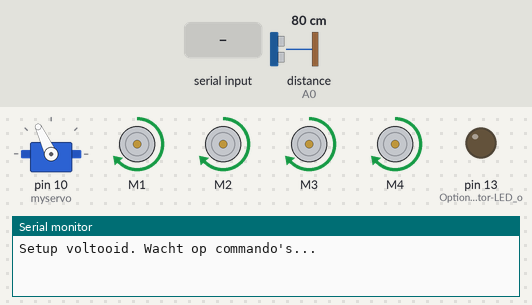
Simulated run of this sketch. Board: Arduino Uno, built with avr-gcc and run on an emulated ATmega328P. On the bench: servo, 4 × DC motor (green arrow = forward, orange = backward, longer = faster), output pins drawn as LEDs (lit = HIGH), the last lines printed to the serial monitor. Inputs (shaded band) come from the test bench; at power-on: distance to the obstacle (sensor on A0) 80 cm. The echo pulse lasts 58.3 µs per cm.

Above: at 3.4 s.
3.5 s: distance to the obstacle (sensor on A0) set to 34 cm
5.0 s: distance to the obstacle (sensor on A0) set to 27 cm
At 6.7 s:
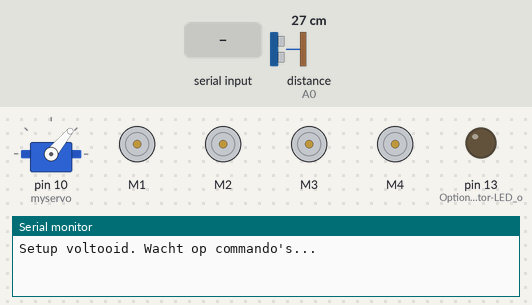
8.0 s: distance to the obstacle (sensor on A0) set to 35 cm
At 8.9 s:
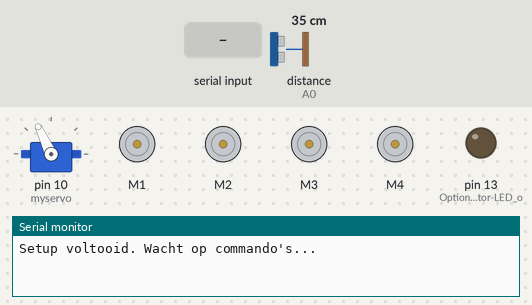
11.0 s: "A" received over Serial
At 12.0 s:
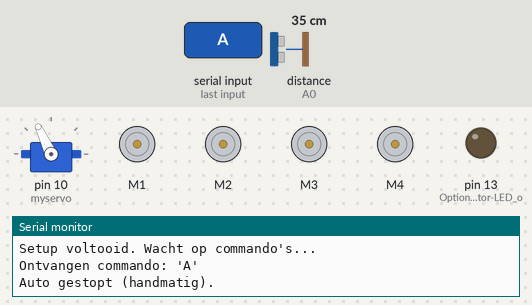
Timing chart, 0 to 14.0 s (numbered marks = the images above; inputs shaded):
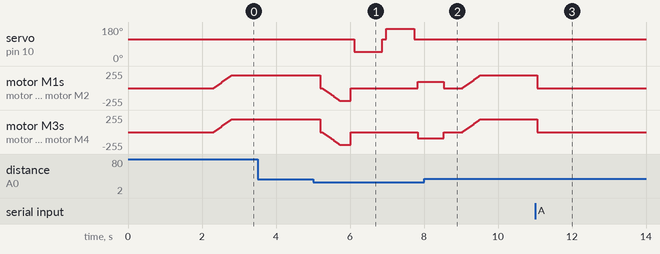

The sketch:

moter-obstakels-smartcar.ino
```cpp
#include <AFMotor.h>
#include <NewPing.h>
#include <Servo.h>

// Definities en instellingen
#define TRIG_PIN A1
#define ECHO_PIN A0
#define MAX_DISTANCE 200
#define MAX_SPEED 190
#define SAFE_DISTANCE 30

NewPing sonar(TRIG_PIN, ECHO_PIN, MAX_DISTANCE);

AF_DCMotor motor1(1, MOTOR12_1KHZ);
AF_DCMotor motor2(2, MOTOR12_1KHZ);
AF_DCMotor motor3(3, MOTOR34_1KHZ);
AF_DCMotor motor4(4, MOTOR34_1KHZ);
Servo myservo;

String inputString = "";    // Variabele om seriële input op te slaan
boolean goesForward = false;
boolean manualStop = false; // Handmatige stop via seriële input
int distance = 100;
int speedSet = 0;

void setup() {
  Serial.begin(9600); // Start seriële communicatie voor zowel seriële monitor als Bluetooth

  myservo.attach(10);
  myservo.write(115);
  delay(2000);
  distance = readPing();
  delay(100);

  pinMode(13, OUTPUT); // Optionele indicator-LED op pin 13
  moveStop();          // Zorg dat de auto initieel stopt
  Serial.println("Setup voltooid. Wacht op commando's...");
}

void loop() {
  handleSerialInput(); // Verwerk seriële of Bluetooth commando's

  if (manualStop) {
    // Als handmatige stop actief is, blijft de auto stilstaan
    moveStop();
    return; // Stop verdere uitvoering van de loop
  }

  // Normale obstakel-omzeilende logica
  int distanceR = 0;
  int distanceL = 0;
  delay(40);

  if (distance <= SAFE_DISTANCE) {
    moveStop();
    delay(50);
    moveBackward();
    delay(300);
    moveStop();
    delay(100);

    distanceR = lookRight();
    delay(100);
    distanceL = lookLeft();
    delay(100);

    if (distanceR >= distanceL) {
      turnRight();
      delay(300);
    } else {
      turnLeft();
      delay(300);
    }
  } else {
    moveForward();
  }
  distance = readPing();
}

// Verwerk seriële input om de auto handmatig te stoppen of starten
void handleSerialInput() {
  // Controleer of er iets via de seriële poort (monitor of Bluetooth) is ontvangen
  if (Serial.available()) {
    while (Serial.available()) {
      char inChar = (char)Serial.read();
      inputString += inChar;
    }
    processInput();
  }
}

// Verwerk het ontvangen commando
void processInput() {
  // Log het ontvangen commando voor debugging
  Serial.println("Ontvangen commando: '" + inputString + "'");

  // Verwijder onzichtbare tekens zoals newline of carriage return
  inputString.trim();

  // Verwerk het ontvangen commando
  if (inputString == "A" || inputString == "a") {
    manualStop = true; // Zet handmatige stop aan
    moveStop();
    Serial.println("Auto gestopt (handmatig).");
  } else if (inputString == "B" || inputString == "b") {
    manualStop = false; // Zet handmatige stop uit
    Serial.println("Auto hervat rijden.");
  } else {
    Serial.println("Ongeldig commando ontvangen: '" + inputString + "'");
  }

  // Wis de inputString voor de volgende invoer
  inputString = "";
}

// Servo-functies
int lookRight() {
  myservo.write(50);
  delay(500);
  int distance = readPing();
  delay(100);
  myservo.write(115);
  return distance;
}

int lookLeft() {
  myservo.write(170);
  delay(500);
  int distance = readPing();
  delay(100);
  myservo.write(115);
  return distance;
}

int readPing() {
  int total = 0;
  for (int i = 0; i < 3; i++) {
    total += sonar.ping_cm();
    delay(50);
  }
  int cm = total / 3;
  if (cm == 0) {
    cm = 250;
  }
  return cm;
}

// Motorbewegingen
void moveStop() {
  motor1.run(RELEASE);
  motor2.run(RELEASE);
  motor3.run(RELEASE);
  motor4.run(RELEASE);
}

void moveForward() {
  if (!goesForward) {
    goesForward = true;
    motor1.run(FORWARD);
    motor2.run(FORWARD);
    motor3.run(FORWARD);
    motor4.run(FORWARD);
    for (speedSet = 0; speedSet < MAX_SPEED; speedSet += 2) {
      motor1.setSpeed(speedSet);
      motor2.setSpeed(speedSet);
      motor3.setSpeed(speedSet);
      motor4.setSpeed(speedSet);
      delay(5);
    }
  }
}

void moveBackward() {
  goesForward = false;
  motor1.run(BACKWARD);
  motor2.run(BACKWARD);
  motor3.run(BACKWARD);
  motor4.run(BACKWARD);
  for (speedSet = 0; speedSet < MAX_SPEED; speedSet += 2) {
    motor1.setSpeed(speedSet);
    motor2.setSpeed(speedSet);
    motor3.setSpeed(speedSet);
    motor4.setSpeed(speedSet);
    delay(5);
  }
}

void turnRight() {
  motor1.run(FORWARD);
  motor2.run(FORWARD);
  motor3.run(BACKWARD);
  motor4.run(BACKWARD);
  motor1.setSpeed(MAX_SPEED / 2);
  motor2.setSpeed(MAX_SPEED / 2);
  motor3.setSpeed(MAX_SPEED / 2);
  motor4.setSpeed(MAX_SPEED / 2);
  delay(700);
  moveStop();
}

void turnLeft() {
  motor1.run(BACKWARD);
  motor2.run(BACKWARD);
  motor3.run(FORWARD);
  motor4.run(FORWARD);
  motor1.setSpeed(MAX_SPEED / 2);
  motor2.setSpeed(MAX_SPEED / 2);
  motor3.setSpeed(MAX_SPEED / 2);
  motor4.setSpeed(MAX_SPEED / 2);
  delay(700);
  moveStop();
}
```

Measured:
- the behaviour switches between 31 and 30 cm on distance to the obstacle (sensor on A0) (found by bisection; images 0 and 1)
- after the input at 3.5 s, every drawn part: stays the same
- after the input at 5.0 s, servo on pin 10 (myservo): 115° → 50° after 1.1 s, → 115° 0.76 s later, → 170° 0.10 s later, → 115° 0.76 s later
- after the input at 8.0 s, servo on pin 10 (myservo): stays 115° (without the input it goes to 50° after 2.0 s)
- after the input at 11.0 s, motor M1–4: forward 188/255 → stopped after 0.05 s
